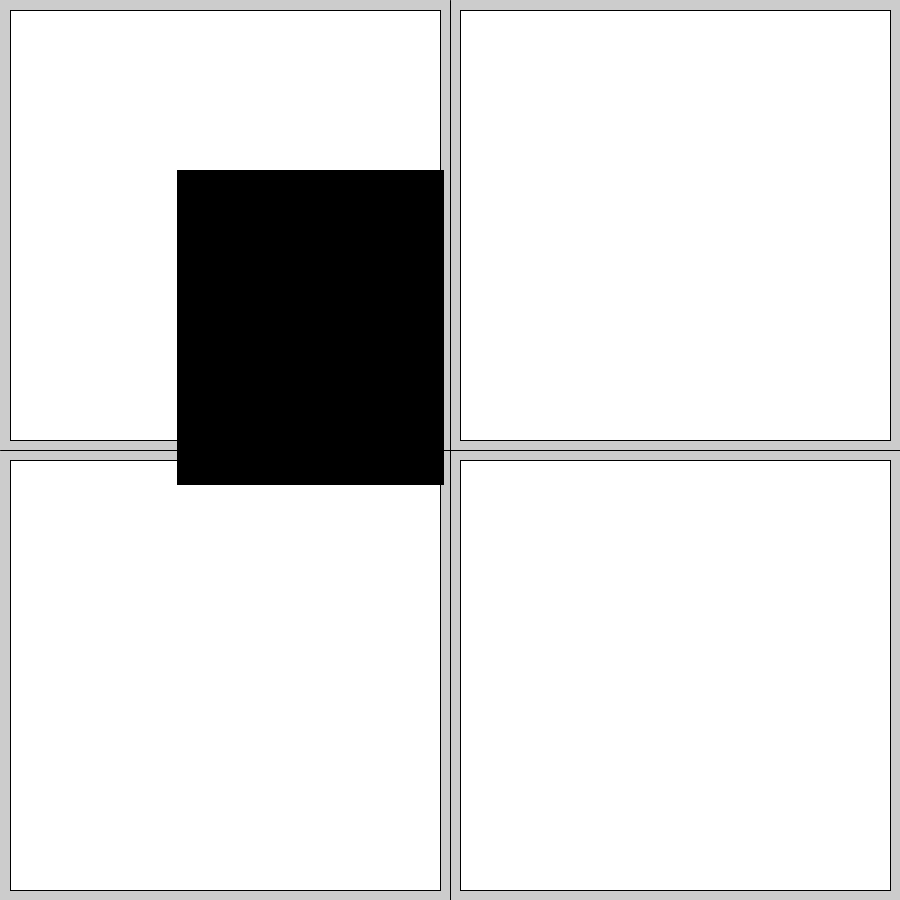
Frame 1 (no input)
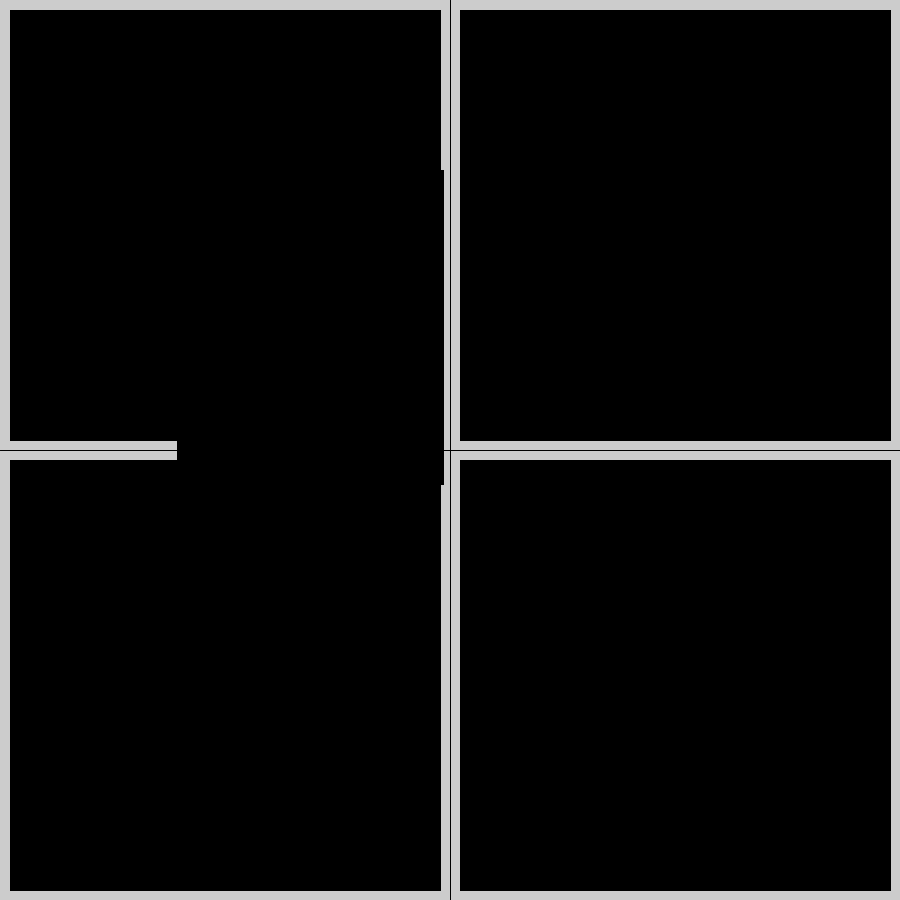
Frame 2 (the mouse pressed at the canvas centre, redrawn once)

The Processing sketch that drew these frames (run headless with seeded random() and noise(); the mouse was pressed at the canvas centre and the sketch redrawn once):

// Processing sketch: Alien
// ── Alien.pde
 void setup(){
  size(900,900);
  noLoop();
}

void draw(){
  frameFunction(0,0);
  frameFunction(450,0);
  
  frameFunction(0,450);
  frameFunction(450,450);
  
  line(450,0,450,900);
  line(0,450,900,450);
  
  fill(0,0,0);
  rect(177,170,266,314);
  
}

void frameFunction(int x, int y){
  rect(10+x,10+y,430,430);
}
